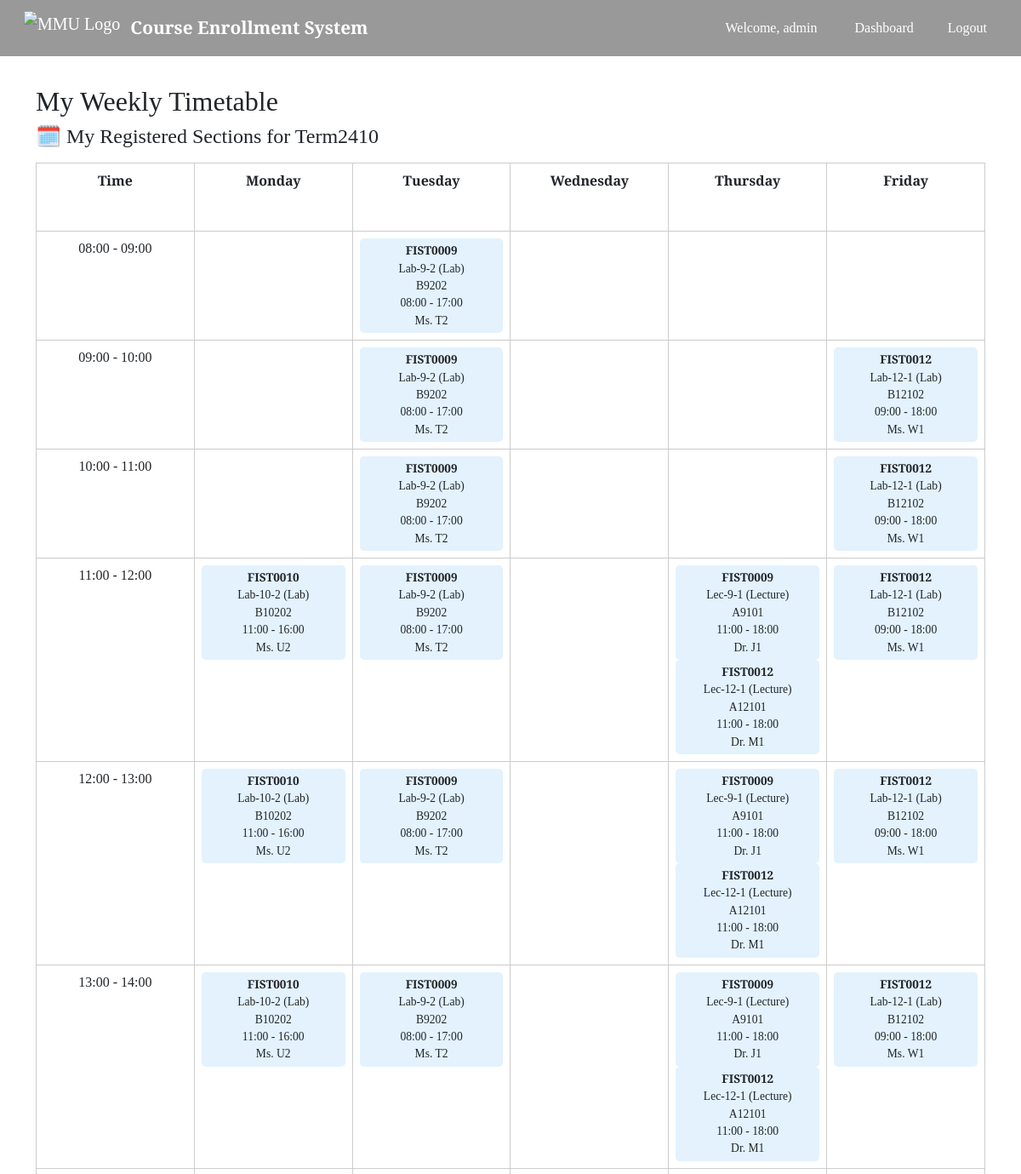
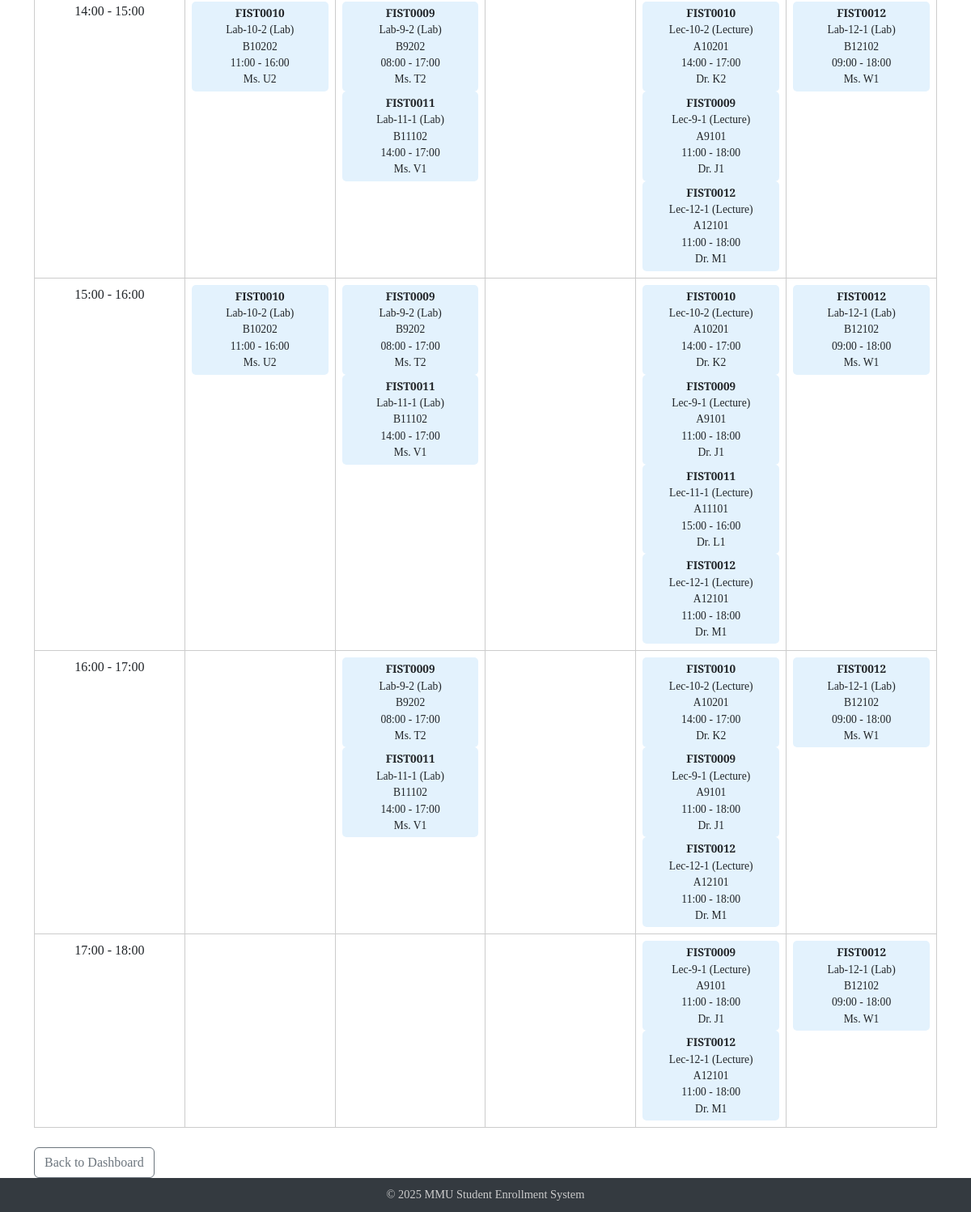
The page /timetable (signed in) on the database its author committed (2 pictures, top to bottom).
### app/models.py (models this page shows, shortened)
class Admin(UserMixin, db.Model):
    id = db.Column(db.Integer, primary_key=True)
    username = db.Column(db.String(64), unique=True)
    password_hash = db.Column(db.String(128))
    @property
    def is_admin(self):
        return True

class SystemSetting(db.Model):
    id = db.Column(db.Integer, primary_key=True)
    key = db.Column(db.String(64), unique=True, nullable=False)
    value = db.Column(db.String(128), nullable=False)

class Section(db.Model):
    id = db.Column(db.Integer, primary_key=True)
    course_id = db.Column(db.Integer, db.ForeignKey('course.id'), nullable=False)
    name = db.Column(db.String(20), nullable=False)
    type = db.Column(db.String(20), nullable=False)
    instructor = db.Column(db.String(64), nullable=False)  # ✅ 加这个
    location = db.Column(db.String(128), nullable=False)    # ✅ 加这个
    day = db.Column(db.String(20), nullable=False)
    start_time = db.Column(db.Time, nullable=False)         # ✅ 建议用标准时间类型
    end_time = db.Column(db.Time, nullable=False)
    quota = db.Column(db.Integer, nullable=False)
    course = db.relationship("Course", back_populates="sections")
    enrollments = db.relationship("Enrollment", back_populates="section", cascade="all, delete")

class Course(db.Model):
    id = db.Column(db.Integer, primary_key=True)
    course_code = db.Column(db.String(10), unique=True)
    course_name = db.Column(db.String(128))
    description = db.Column(db.Text)
    credits = db.Column(db.Integer)
    semester = db.Column(db.String(64))
    department = db.Column(db.String(64))
    prerequisite_id = db.Column(db.Integer, db.ForeignKey('course.id'))
    prerequisite = db.relationship("Course", remote_side=[id])
    enrollments = db.relationship('Enrollment', backref='course', lazy=True)
    sections = db.relationship('Section', back_populates='course', cascade='all, delete')

### app/routes.py (the view)
@main.route("/timetable")
@login_required
def timetable():
    student_id = current_user.id
    setting = SystemSetting.query.filter_by(key="open_semester").first()
    open_semester = setting.value if setting else "Term2410"
    sections = db.session.query(Section).join(Enrollment).join(Section.course).filter(
        Enrollment.student_id == student_id,
        Course.semester == open_semester
    ).all()
    return render_template("student/timetable.html", sections=sections, open_semester=open_semester)

### app/templates/student/timetable.html (shortened to what this page needs)
{% extends "base.html" %}
{% block content %}
<h2>My Weekly Timetable</h2>
<h4 class="mb-3">🗓️ My Registered Sections for {{ open_semester }}</h4>
<table class="timetable">
    <thead>
        <tr>
            <th>Time</th>
            {% for day in ['Monday', 'Tuesday', 'Wednesday', 'Thursday', 'Friday'] %}
                <th>{{ day }}</th>
            {% endfor %}
        </tr>
    </thead>
    <tbody>
        {% for hour in range(8, 18) %}
        <tr>
            <td>{{ "%02d:00 - %02d:00" % (hour, hour + 1) }}</td>
            {% for day in ['Monday', 'Tuesday', 'Wednesday', 'Thursday', 'Friday'] %}
            <td>
                {% for s in sections %}
                    {% if s.day == day and s.start_time.hour <= hour < s.end_time.hour %}
                        <div class="course-block">
                            <strong>{{ s.course.course_code }}</strong><br>
                            {{ s.name }} ({{ s.type }})<br>
                            {{ s.location }}<br>
                            {{ s.start_time.strftime('%H:%M') }} - {{ s.end_time.strftime('%H:%M') }}<br>
                            {{ s.instructor }}
                        </div>
                    {% endif %}
                {% endfor %}
            </td>
            {% endfor %}
        </tr>
        {% endfor %}
    </tbody>
</table>
<a href="{{ url_for('main.dashboard') }}" class="btn btn-outline-secondary mt-4">Back to Dashboard</a>
{% endblock %}

### app/templates/base.html (shortened to what this page needs)
<!DOCTYPE html>
<html lang="en">
<head>
  <link href="https://cdn.jsdelivr.net/npm/bootstrap@5.3.0/dist/css/bootstrap.min.css" rel="stylesheet">
</head>
<body>
<nav id="navbar" class="navbar navbar-expand-lg navbar-dark navbar-transparent fixed-top px-3" style="background-color: rgba(0,0,0,0.4);">
  <div class="container-fluid">
    <a class="navbar-brand d-flex align-items-center" href="{{ url_for('main.index') }}">
      <img src="{{ url_for('static', filename='image/Multimedia_University_secondary_logo_2020.png') }}" alt="MMU Logo">
      <span>Course Enrollment System</span>
    </a>
    <div class="ms-auto d-flex align-items-center">
      {% if current_user.is_authenticated %}
        <span class="text-white me-3">
          Welcome, {{ current_user.username if current_user.is_admin else current_user.name }}
        </span>
        {% if current_user.is_admin %}
          <a class="btn btn-nav" href="{{ url_for('main.admin_dashboard') }}">Dashboard</a>
          <a class="btn btn-nav" href="{{ url_for('main.admin_logout') }}">Logout</a>
        {% elif current_user.is_student %}
          <a class="btn btn-nav" href="{{ url_for('main.dashboard') }}">Dashboard</a>
          <a class="btn btn-nav" href="{{ url_for('main.profile') }}">My Profile</a>
          <a class="btn btn-nav" href="{{ url_for('main.logout') }}">Logout</a>
        {% endif %}
      {% else %}
        <a class="btn btn-nav" href="{{ url_for('main.register') }}">Register</a>
        <a class="btn btn-nav" href="{{ url_for('main.login') }}">Student Login</a>
        <a class="btn btn-nav" href="{{ url_for('main.admin_login') }}">Admin Login</a>
      {% endif %}
    </div>
  </div>
</nav>
<main class="{% if request.endpoint == 'main.index' %}{% else %}container{% endif %}" style="padding-top: 100px;">
  {% block content %}{% endblock %}
</main>
<footer>
  © 2025 MMU Student Enrollment System
</footer>
</body>
</html>

### app/templates/base.html (style rules this page uses)
body { margin: 0; padding: 0; min-height: 100vh; display: flex; flex-direction: column; font-family: 'Playfair Display', serif; background-color: transparent; }
main { flex: 1; }
footer { background: #343a40; color: #ccc; text-align: center; padding: 10px 0; font-size: 0.9rem; }
.navbar-transparent { background-color: rgba(0, 0, 0, 0.4) !important; backdrop-filter: blur(2px); -webkit-backdrop-filter: blur(2px); box-shadow: none !important; border: none !important; }
.navbar-brand img { height: 40px; margin-right: 12px; }
.navbar-brand span { color: white; font-size: 1.3rem; font-weight: bold; }
.btn-nav { background: transparent; color: white; border: none; font-size: 1rem; margin-left: 1rem; }

### app/templates/student/timetable.html (style rules this page uses)
table.timetable { table-layout: fixed; width: 100%; text-align: center; border-collapse: collapse; }
table.timetable th, table.timetable td { border: 1px solid #ccc; padding: 8px; vertical-align: top; height: 80px; }
.course-block { background-color: #e3f2fd; border-radius: 5px; padding: 4px; font-size: 0.85rem; }

### rows shown on the page
Admin: username "admin"
SystemSetting: value "Term2410"
Section: course.course_code "FIST0009", name "Lab-9-2", type "Lab", location "B9202", start_time "08:00", end_time "17:00", instructor "Ms. T2"
Section: course.course_code "FIST0012", name "Lab-12-1", type "Lab", location "B12102", start_time "09:00", end_time "18:00", instructor "Ms. W1"
Section: course.course_code "FIST0010", name "Lab-10-2", type "Lab", location "B10202", start_time "11:00", end_time "16:00", instructor "Ms. U2"
Section: course.course_code "FIST0009", name "Lec-9-1", type "Lecture", location "A9101", start_time "11:00", end_time "18:00", instructor "Dr. J1"
Section: course.course_code "FIST0012", name "Lec-12-1", type "Lecture", location "A12101", start_time "11:00", end_time "18:00", instructor "Dr. M1"
Section: course.course_code "FIST0011", name "Lab-11-1", type "Lab", location "B11102", start_time "14:00", end_time "17:00", instructor "Ms. V1"
Section: course.course_code "FIST0010", name "Lec-10-2", type "Lecture", location "A10201", start_time "14:00", end_time "17:00", instructor "Dr. K2"
Section: course.course_code "FIST0011", name "Lec-11-1", type "Lecture", location "A11101", start_time "15:00", end_time "16:00", instructor "Dr. L1"

### other values the page prints
{{ day }} "Monday" "Tuesday" "Wednesday" "Thursday" "Friday"
{{ "%02d:00 - %02d:00" % (hour, hour + 1) }} "08:00 - 09:00" "09:00 - 10:00" "10:00 - 11:00" "11:00 - 12:00" "12:00 - 13:00" "13:00 - 14:00" "14:00 - 15:00" "15:00 - 16:00" "16:00 - 17:00" "17:00 - 18:00"
